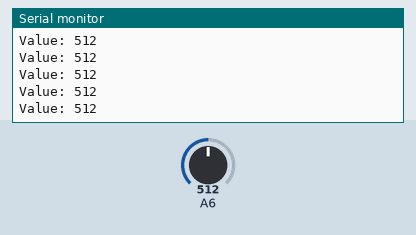
Simulated run of this sketch. Board: Arduino Uno, built for the host (arithmetic inside an expression is 32-bit, double 64-bit). On the bench: the last lines printed to the serial monitor. The test bench sets the inputs (shaded band); at power-on: A6 = 512.

Above: at 1.2 s.
1.3 s: A6 set to 716
At 1.31 s:
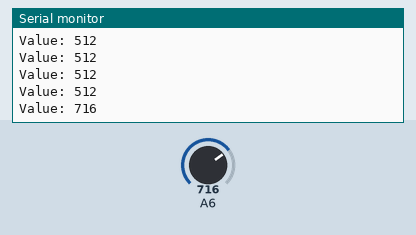
2.8 s: A6 set to 900
At 2.81 s:
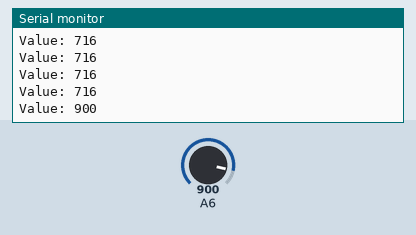
Timing chart, 0 to 5.8 s (numbered marks = the images above; inputs shaded):
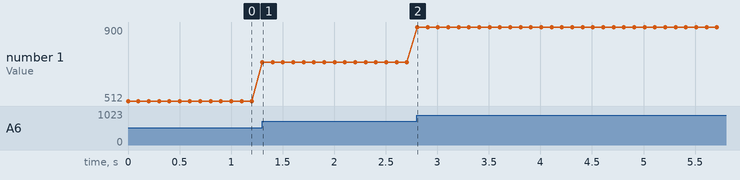

The sketch:

01reading_values.ino
```cpp
const int soilMoisturePin = PA6;

void setup() {
    Serial.begin(9600);
    pinMode(soilMoisturePin, INPUT);
}

void loop() {
    int soilMoistureStatus = analogRead(soilMoisturePin);
    Serial.print("Value: ");
    Serial.println(soilMoistureStatus);
    delay(100);
}
```

Measured:
- after the input at 1.3 s, the serial monitor: prints a new line at once (image 1)
- after the input at 2.8 s, the serial monitor: prints a new line at once (image 2)
- plotted number 1: 512 → 716 after the input at 1.3 s, 716 → 900 after the input at 2.8 s
